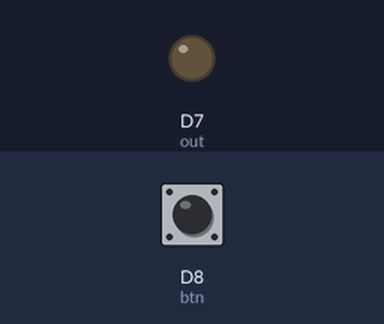
A sketch run on a simulated ESP8266 (NodeMCU). Parts: output pins drawn as LEDs (lit = HIGH). The inputs (shaded band) are chosen by the test bench; at power-on: D8 (btn) HIGH. WiFi joins after 1.5 s; servers stay silent unless stated; what the sketch prints to the serial monitor is not drawn.

Above: at 2.7 s.
2.8 s: D8 (btn) pulled LOW for 0.15 s
At 4.1 s:
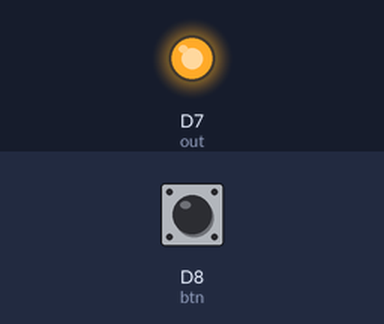
7.5 s: D8 (btn) pulled LOW for 1 s
At 8.9 s:
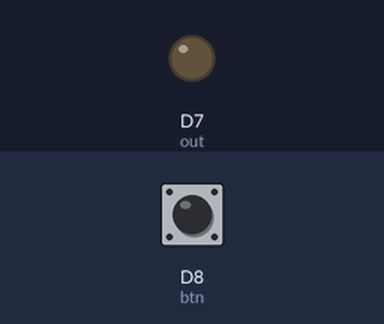
10.0 s: D8 (btn) pulled LOW for 3.2 s
At 13.7 s:
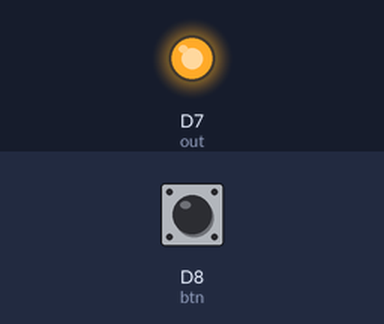
Timing chart, 0 to 15.2 s (numbered marks = the images above; inputs shaded):
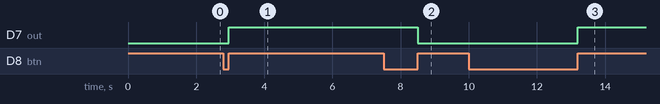

Measured:
- after the input at 2.8 s, D7 (out): LOW → HIGH after 0.15 s
- after the input at 7.5 s, D7 (out): HIGH → LOW after 1.0 s
- after the input at 10.0 s, D7 (out): LOW → HIGH after 3.2 s

The sketch:

vikl4.ino
```cpp
#include <ESP8266WiFi.h>
#include <ESP8266WebServer.h>
#include <FastBot.h>
#include <ESP8266mDNS.h>
#include <WiFiUdp.h>
#include <ArduinoOTA.h>


const char* ssid = "UPVEL";   const char* password = "12345678";//логин и пароль роутера


//101- подвал дата
//102- вход
//103- студия !!! кнопка подключена к D5
//104- лаб
#define DEVICE 103
String client_ip = "192.168.10.";//последние 3 цифры добавляются в setup-е на основе номера устройства
IPAddress ip (192, 168, 10, DEVICE);//локальный ip //не забывай про обновление
IPAddress gateway (192, 168, 10, 1);//адрес роутера в сети
IPAddress subnet (255, 255, 255, 0);//макска подсети
IPAddress primaryDNS(8, 8, 8, 8);   //optional
IPAddress secondaryDNS(8, 8, 4, 4); //optional


#if(DEVICE == 102)
const char* OTAPSWD = "Vhod";//имя устройства для ОТА и пароль
#elif(DEVICE == 103)
const char* OTAPSWD = "Stud";//имя устройства для ОТА и пароль
#elif(DEVICE == 104)
const char* OTAPSWD = "Lab";//имя устройства для ОТА и пароль
#else
const char* OTAPSWD = "???";//имя устройства для ОТА и пароль
#endif

ESP8266WebServer server(80);

String webPage = "";
String SVET = ""; // background: #FFD700;

const char BotToken[] = "905399471:AAFXwqGGWDI4GcXkaU2eVMmVytU1wf9dxwU";// инициализация Telegram бота
FastBot bot(BotToken);

bool sost = 0;
bool prev_sost = 0;

int but_prev_time = 0;
int sost_prev_time = 0;
int cur_time = 0;
#define btn D8
#define out D7

String sendmsg="Свет ";
String sendmsg2=" ";
void setup() {
  client_ip += DEVICE;
  if(DEVICE == 102){
    sendmsg+="на входе ";
  }else if(DEVICE == 103){
    sendmsg+="в студии ";
  }else if(DEVICE == 104){
    sendmsg+="в лаборатории ";
  }else {
    sendmsg+="??? ";
  }
  pinMode(btn, INPUT);
  pinMode(out, OUTPUT);
  Serial.begin(115200);

  WiFi.mode(WIFI_STA);
  WiFi.config(ip, gateway, subnet, primaryDNS, secondaryDNS);
  WiFi.begin(ssid, password);
  Serial.println(" "); Serial.print("Connecting Wifi: ");  Serial.println(ssid);

  // ждем соединения:
  while (WiFi.status() != WL_CONNECTED) {
    delay(500);
    Serial.print(".");
  }

  Serial.println("");
  Serial.print("Connected, IP address: ");  Serial.println(WiFi.localIP());

  bot.attach(newMsg);

  ArduinoOTA.setPort(8266);
  ArduinoOTA.setHostname(OTAPSWD);
  ArduinoOTA.setPassword(OTAPSWD);
  ArduinoOTA.begin();
}

void loop() {

  while (digitalRead(btn) == LOW) {
    cur_time = millis();
    //Serial.print(cur_time - sost_prev_time); Serial.print("       "); Serial.println(cur_time - but_prev_time);

    // Serial.print(" btn:");  Serial.print(digitalRead( btn));
    // Serial.print("sost:");  Serial.println(sost);

  }
  if (cur_time - sost_prev_time >= 500 &&  cur_time - but_prev_time >= 100) {
    prev_sost = sost;
    sost = !sost;
    sost_prev_time = millis();
  }

  if (prev_sost != sost) {
    digitalWrite(out, sost);
    if (sost == 0) {
      sendmsg2="выключен с кнопки";
    } else {
      sendmsg2="включен с кнопки";
    }
    bot.sendMessage(sendmsg+sendmsg2, "122190844");
    prev_sost = sost;
  }
  but_prev_time = millis();


  bot.tick();
  server.handleClient();
  ArduinoOTA.handle();
}
```

web.ino
```cpp
void newMsg(FB_msg& msg) {
  Serial.print(msg.chatID);  Serial.print(", ");  Serial.print(msg.username);  Serial.print(", ");  Serial.println(msg.text);
  String ledon="/ledon"; ledon+=DEVICE;
  String ledoff="/ledoff"; ledoff+=DEVICE;
  if (msg.text == ledon) {
    sost = 1; prev_sost = sost;
    sendmsg2 = "включен";
    msg.text = sendmsg + sendmsg2;
    bot.sendMessage(msg.text, msg.chatID);
    digitalWrite(out, sost);
  } else if (msg.text == ledoff) {
    sost = 0; prev_sost = sost;
    sendmsg2 = "выключен";
    msg.text = sendmsg + sendmsg2;
    bot.sendMessage(msg.text, msg.chatID);
    digitalWrite(out, sost);
  } else  if (msg.text == "/podval_data") {
    if (sost == 1) {
      sendmsg2 = "включен";
    } else {
      sendmsg2 = "выключен";
    }
    msg.text = sendmsg + sendmsg2;
    bot.sendMessage(msg.text, msg.chatID);
  }

}
```
